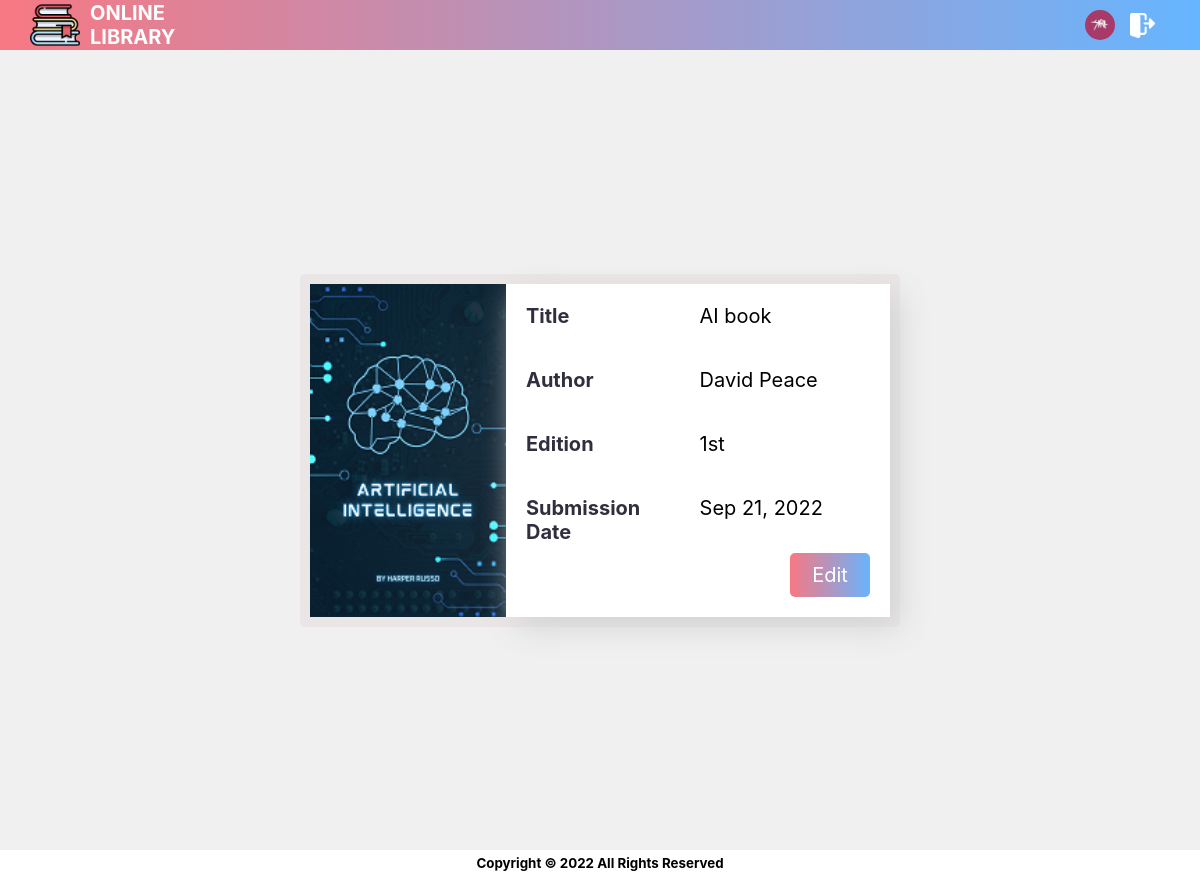
/moreinfo.php?no=3 (signed in), run on the app's committed database.
### tables this page shows
CREATE TABLE `users` (
  `id` int(11) NOT NULL,
  `name` varchar(200) NOT NULL,
  `email` varchar(255) DEFAULT NULL,
  `password` varchar(100) NOT NULL,
  `admin` tinyint(4) DEFAULT NULL,
  `avatar` varchar(255) DEFAULT 'undefined.jpg'
);

CREATE TABLE `books` (
  `no` int(11) NOT NULL,
  `title` varchar(255) DEFAULT NULL,
  `author` varchar(255) DEFAULT NULL,
  `edition` varchar(200) DEFAULT NULL,
  `submission_date` datetime DEFAULT current_timestamp(),
  `photo` varchar(255) DEFAULT NULL
);

### moreinfo.php (the view, shortened to what this page needs)
<?php
    $conn = mysqli_connect('localhost', 'root', '', 'lib');
    $id  = filter_var($_SESSION['id']);;
    $q = "select * from users where id = ".$id." limit 1";
    $res = mysqli_query($conn, $q);
    $rowUser = mysqli_fetch_assoc($res);
    $no =filter_input(INPUT_GET, 'no', FILTER_SANITIZE_NUMBER_INT);
    $q = "select * from books where no = $no limit 1";
    $res = mysqli_query($conn, $q);
    $row = mysqli_fetch_assoc($res);
?>
<!DOCTYPE html>
<html lang="en">
<head>
    <link rel="stylesheet" href="css/layout.css">
    <link rel="stylesheet" href="css/moreinfo.css">
</head>
<body>
    <header>
            <div class="logo-section">
                    <img class="logo"src="imgs/logo.png">
                    <span><a class="header-name" href="home.php">Online<br> Library</a></span>
            </div>
            <div class="upper-right-btns">
                <a class="profile" href="profileCard.php?id=<?=$rowUser['id']?>"><img class="profile-img"src="imgs/users/<?=$rowUser['avatar']?>"></a>
                <a class="logout" href="logout.php"><img alt="Logout" src="imgs/logout.png"></a>
            </div>
    </header>
    <div class="bg">
        <div class="card">
            <img src="<?=$row['photo']?>">
            <div class="info-container">
                <p class="info">
                    <span class="property">Title  </span>
                    <span class="value"><?=$row['title'] ?></span>
                </p>
                <p class="info">
                    <span class="property">Author  </span>
                    <span class="value"><?=$row['author']?></span>
                </p>
                <p class="info">
                    <span class="property">Edition  </span>
                    <span class="value"><?=$row['edition']?></span>
                </p>
                <p class="info">
                    <span class="property">Submission <br>Date  </span>
                    <span class="value"><?= date("M j, Y",strtotime(substr($row['submission_date'], 0, 10)));?></span>
                </p>
                <?php if($_SESSION['admin'] == 1){ ?>
                <p class="info edit">
                    <a  href="edit.php?no=<?=$row['no']?>">Edit</a>
                </p>
                <?php } ?>
            </div>
        </div>
    </div>
    <footer>Copyright © <script type="text/javascript">let year = new Date().getFullYear(); document.write(year);</script> All Rights Reserved</footer>
</body>
</html>

### css/layout.css (style rules this page uses)
body { font-family:"Inter", sans-serif; margin: 0; position: relative; }
.header-name { text-decoration: none; color: #fff; font-size: 20px; font-weight: bold; }
header { padding: 0 30px; display: flex; align-items: center; justify-content: space-between; text-transform: uppercase; position: sticky; top:0; background-color: #F24C4C; background-image: linear-gradient(to right, #f77883, #66b5ff); color: white; z-index: 2; }
.logo-section { display: flex; align-items: center; }
.logo { width: 50px; height: 50px; border-radius: 5px 5px 0px 0px; margin-right: 10px; }
.upper-right-btns { display: flex; align-items: center; }
.profile { display: flex; align-items: center; justify-content: center; width: 50px; height: 50px; border-radius: 50%; }
.profile-img { display: block; width: 30px; height: 30px; border-radius: 50%; }
.logout { display: flex; justify-content: center; align-items: center; width: 35px; height: 35px; border: none; border-radius: 5px; margin-right: 10px; }
.logout img { width: 25px; }
.bg { display: flex; justify-content: center; align-items: center; position: relative; height: 100vh; background-color: #f0f0f0; background-size: cover; background-repeat: no-repeat; background-position: center; background-attachment: fixed; }
footer { padding: 5px; text-align: center; font-size: smaller; font-weight: bolder; background-color: #fff; }

### css/moreinfo.css (style rules this page uses)
.card { display: flex; justify-content: space-evenly; background-color: #EBE6E6; width: 50%; height: fit-content; padding: 10px; border-radius: 5px; font-size: 20px; box-sizing: border-box; position: relative; }
.info-container { box-sizing: border-box; width: 98%; display: flex; flex-direction: column; background-color: #fff; box-shadow: 10px 10px 30px lightgrey; position: relative; }
.card img { width: 50%; position: relative; top: 0; }
.info { display: flex; }
.property { font-weight: bolder; width: 40%; text-align: left; color: #302f3e; border-radius: 5px; margin:0 20px; }
.info a { position: absolute; bottom: 20px; width: 60px; margin: x; right: 20px; color: #fff; background-image: linear-gradient(to right, #f77883 0%, #66b5ff 51%, #f77883 100%); background-size: 200% auto; transition: 0.6s; text-decoration: none; text-align: center; padding: 10px; border-radius: 5px; }
.edit { margin-top: 33px; }

### data on the page
users: avatar (picture)
books: photo (picture), title "AI book", author "David Peace", edition "1st", submission_date "Sep 21, 2022"
